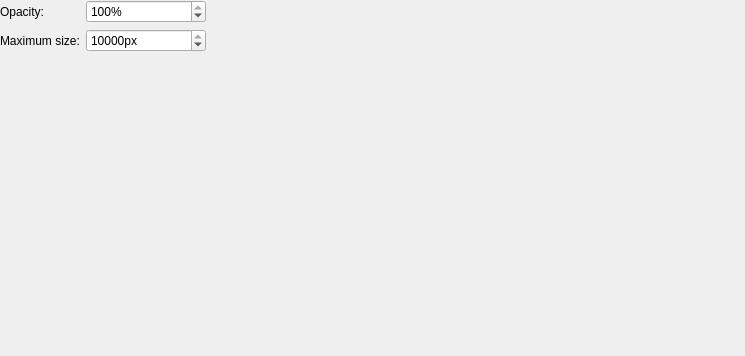
<?xml version="1.0" encoding="UTF-8"?>
<ui version="4.0">
 <class>Pin</class>
 <widget class="QWidget" name="Pin">
  <property name="geometry">
   <rect>
    <x>0</x>
    <y>0</y>
    <width>745</width>
    <height>356</height>
   </rect>
  </property>
  <property name="windowTitle">
   <string notr="true">Form</string>
  </property>
  <layout class="QVBoxLayout" name="verticalLayout">
   <property name="leftMargin">
    <number>0</number>
   </property>
   <property name="topMargin">
    <number>0</number>
   </property>
   <property name="rightMargin">
    <number>0</number>
   </property>
   <property name="bottomMargin">
    <number>0</number>
   </property>
   <item>
    <widget class="QWidget" name="widget" native="true">
     <layout class="QGridLayout" name="gridLayout">
      <property name="leftMargin">
       <number>0</number>
      </property>
      <property name="topMargin">
       <number>0</number>
      </property>
      <property name="rightMargin">
       <number>0</number>
      </property>
      <property name="bottomMargin">
       <number>0</number>
      </property>
      <item row="1" column="0">
       <widget class="QLabel" name="label_2">
        <property name="text">
         <string>Maximum size:</string>
        </property>
       </widget>
      </item>
      <item row="0" column="1">
       <widget class="QSpinBox" name="sbOpacity">
        <property name="minimumSize">
         <size>
          <width>120</width>
          <height>0</height>
         </size>
        </property>
        <property name="suffix">
         <string notr="true">%</string>
        </property>
        <property name="maximum">
         <number>100</number>
        </property>
        <property name="singleStep">
         <number>10</number>
        </property>
        <property name="value">
         <number>100</number>
        </property>
       </widget>
      </item>
      <item row="0" column="0">
       <widget class="QLabel" name="label">
        <property name="text">
         <string>Opacity:</string>
        </property>
       </widget>
      </item>
      <item row="1" column="1">
       <widget class="QSpinBox" name="sbMaxSize">
        <property name="minimumSize">
         <size>
          <width>80</width>
          <height>0</height>
         </size>
        </property>
        <property name="suffix">
         <string notr="true">px</string>
        </property>
        <property name="minimum">
         <number>0</number>
        </property>
        <property name="maximum">
         <number>10000</number>
        </property>
        <property name="singleStep">
         <number>50</number>
        </property>
        <property name="value">
         <number>10000</number>
        </property>
       </widget>
      </item>
      <item row="0" column="2">
       <spacer name="horizontalSpacer">
        <property name="orientation">
         <enum>Qt::Horizontal</enum>
        </property>
        <property name="sizeHint" stdset="0">
         <size>
          <width>40</width>
          <height>20</height>
         </size>
        </property>
       </spacer>
      </item>
     </layout>
    </widget>
   </item>
   <item>
    <spacer name="verticalSpacer">
     <property name="orientation">
      <enum>Qt::Vertical</enum>
     </property>
     <property name="sizeHint" stdset="0">
      <size>
       <width>20</width>
       <height>303</height>
      </size>
     </property>
    </spacer>
   </item>
  </layout>
 </widget>
 <resources/>
 <connections/>
</ui>
